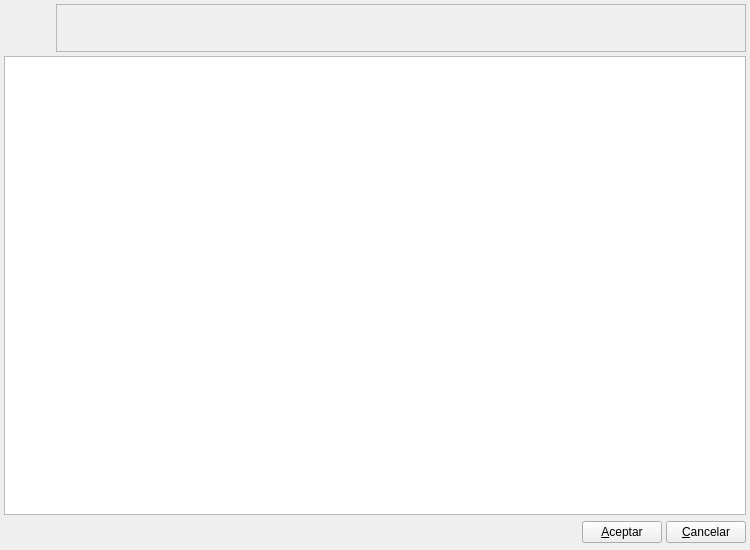
<?xml version="1.0" encoding="UTF-8"?>
<ui version="4.0">
 <author>Tomeu Borras Riera</author>
 <class>ListIRPFBase</class>
 <widget class="QWidget" name="ListIRPFBase">
  <property name="geometry">
   <rect>
    <x>0</x>
    <y>0</y>
    <width>750</width>
    <height>550</height>
   </rect>
  </property>
  <property name="minimumSize">
   <size>
    <width>750</width>
    <height>550</height>
   </size>
  </property>
  <property name="windowTitle">
   <string>Retenciones IRPF</string>
  </property>
  <property name="windowIcon">
   <iconset resource="../../../bulmages.qrc">
    <normaloff>:/Images/vattax.png</normaloff>:/Images/vattax.png</iconset>
  </property>
  <layout class="QGridLayout">
   <property name="margin">
    <number>4</number>
   </property>
   <property name="spacing">
    <number>4</number>
   </property>
   <item row="2" column="0">
    <layout class="QHBoxLayout">
     <property name="spacing">
      <number>4</number>
     </property>
     <property name="margin">
      <number>0</number>
     </property>
     <item>
      <spacer>
       <property name="orientation">
        <enum>Qt::Horizontal</enum>
       </property>
       <property name="sizeHint" stdset="0">
        <size>
         <width>151</width>
         <height>27</height>
        </size>
       </property>
      </spacer>
     </item>
     <item>
      <widget class="QPushButton" name="mui_aceptar">
       <property name="text">
        <string>&amp;Aceptar</string>
       </property>
      </widget>
     </item>
     <item>
      <widget class="QPushButton" name="mui_cancelar">
       <property name="text">
        <string>&amp;Cancelar</string>
       </property>
      </widget>
     </item>
    </layout>
   </item>
   <item row="0" column="0">
    <layout class="QHBoxLayout">
     <property name="spacing">
      <number>4</number>
     </property>
     <property name="margin">
      <number>0</number>
     </property>
     <item>
      <widget class="QLabel" name="label">
       <property name="minimumSize">
        <size>
         <width>48</width>
         <height>48</height>
        </size>
       </property>
       <property name="maximumSize">
        <size>
         <width>48</width>
         <height>48</height>
        </size>
       </property>
       <property name="pixmap">
        <pixmap resource="../../../bulmages.qrc">:/Images/vattax.png</pixmap>
       </property>
       <property name="scaledContents">
        <bool>true</bool>
       </property>
      </widget>
     </item>
     <item>
      <widget class="QFrame" name="frame">
       <property name="sizePolicy">
        <sizepolicy hsizetype="Expanding" vsizetype="Preferred">
         <horstretch>0</horstretch>
         <verstretch>0</verstretch>
        </sizepolicy>
       </property>
       <property name="frameShape">
        <enum>QFrame::StyledPanel</enum>
       </property>
       <property name="frameShadow">
        <enum>QFrame::Raised</enum>
       </property>
      </widget>
     </item>
    </layout>
   </item>
   <item row="1" column="0">
    <widget class="ListIRPFSubForm" name="mui_listado">
     <property name="horizontalScrollMode">
      <enum>QAbstractItemView::ScrollPerPixel</enum>
     </property>
    </widget>
   </item>
  </layout>
 </widget>
 <layoutdefault spacing="2" margin="6"/>
 <customwidgets>
  <customwidget>
   <class>ListIRPFSubForm</class>
   <extends>QTableWidget</extends>
   <header>listirpfview.h</header>
  </customwidget>
 </customwidgets>
 <resources>
  <include location="../../../bulmages.qrc"/>
 </resources>
 <connections>
  <connection>
   <sender>mui_cancelar</sender>
   <signal>clicked()</signal>
   <receiver>ListIRPFBase</receiver>
   <slot>close()</slot>
   <hints>
    <hint type="sourcelabel">
     <x>311</x>
     <y>563</y>
    </hint>
    <hint type="destinationlabel">
     <x>6</x>
     <y>564</y>
    </hint>
   </hints>
  </connection>
 </connections>
</ui>
